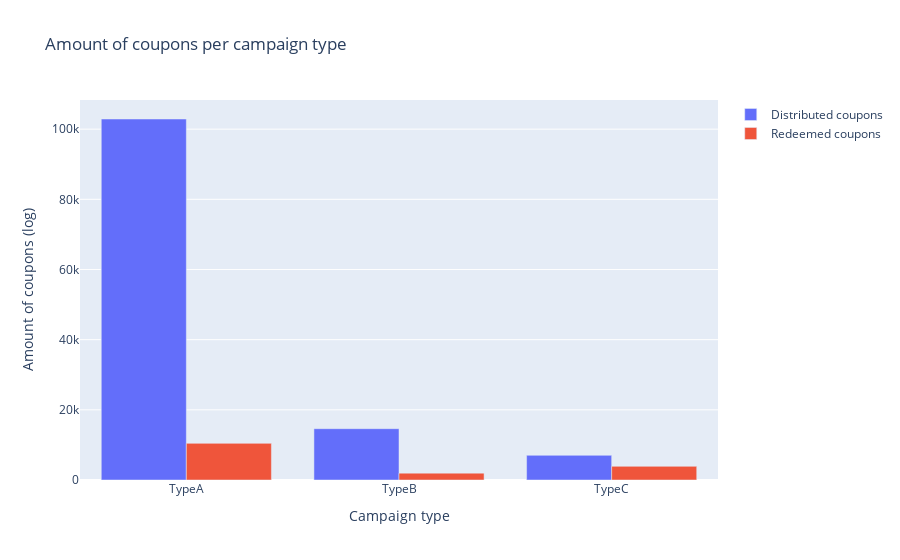

Write notebook code for a chart like this one.
### Code cell
fig3 = go.Figure()
fig3.add_trace(
    go.Bar(x=df_camp_type["distributed"].sum().index,
               y=df_camp_type["distributed"].sum().values,
               name="Distributed coupons"))
fig3.add_trace(
    go.Bar(x=df_camp_type["redeemed"].sum().index,
               y=df_camp_type["redeemed"].sum().values,
               name="Redeemed coupons"))
fig3.update_layout(
    title={'text': "Amount of coupons per campaign type",},
    xaxis_title="Campaign type",
    yaxis_title="Amount of coupons")

### Figure 1 — Plotly figure (JSON) as saved in the notebook; plotly's stock layout.template omitted (floating-point values rounded to 4 significant figures)
{"data": [{"name": "Distributed coupons", "type": "bar", "x": ["TypeA", "TypeB", "TypeC"], "y": [102893, 14621, 7034]}, {"name": "Redeemed coupons", "type": "bar", "x": ["TypeA", "TypeB", "TypeC"], "y": [10442, 1955, 3894]}], "layout": {"autosize": true, "title": {"text": "Amount of coupons per campaign type"}, "xaxis": {"autorange": true, "range": [-0.5, 2.5], "title": {"text": "Campaign type"}, "type": "category"}, "yaxis": {"autorange": true, "range": [0, 108300.0], "title": {"text": "Amount of coupons (log)"}, "type": "linear"}}}
